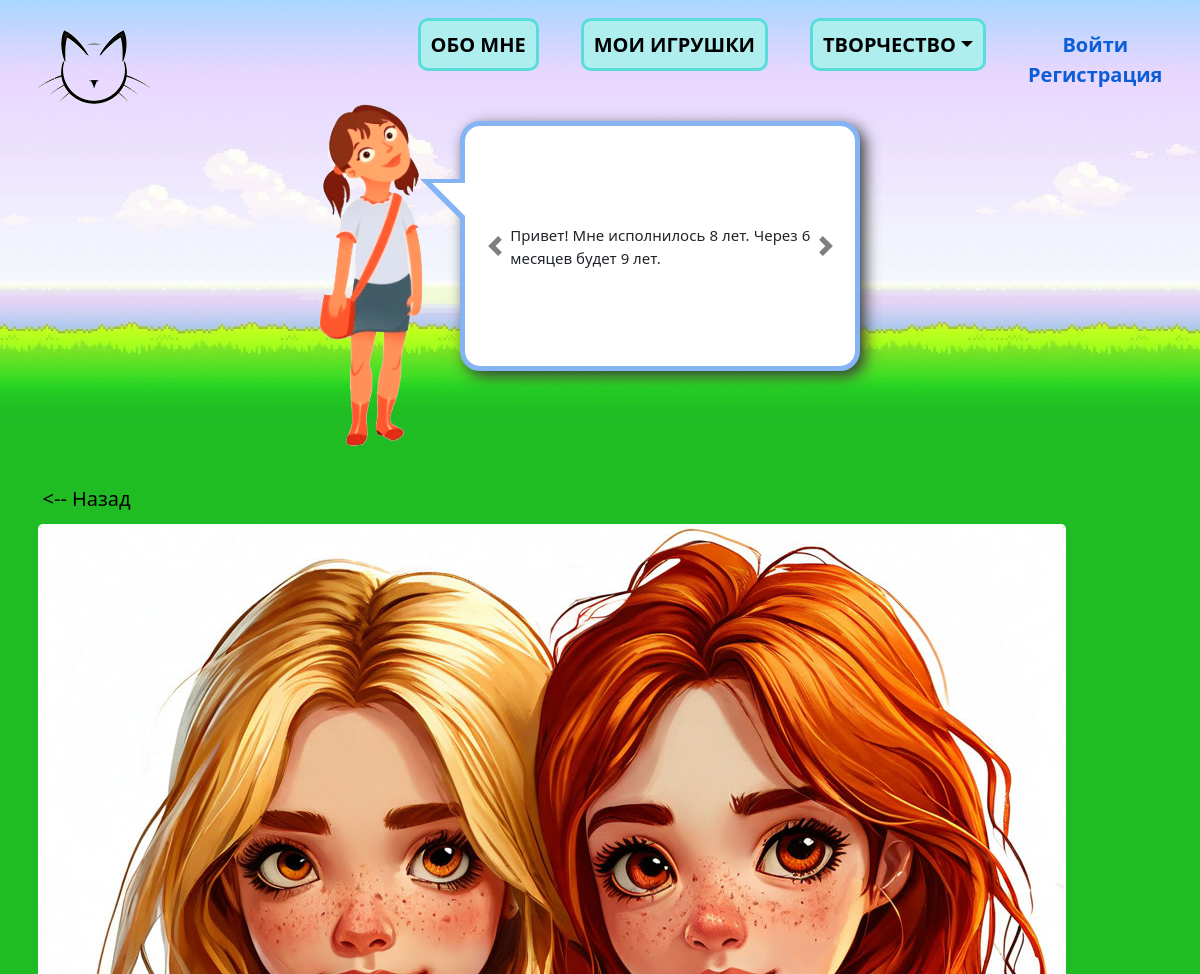
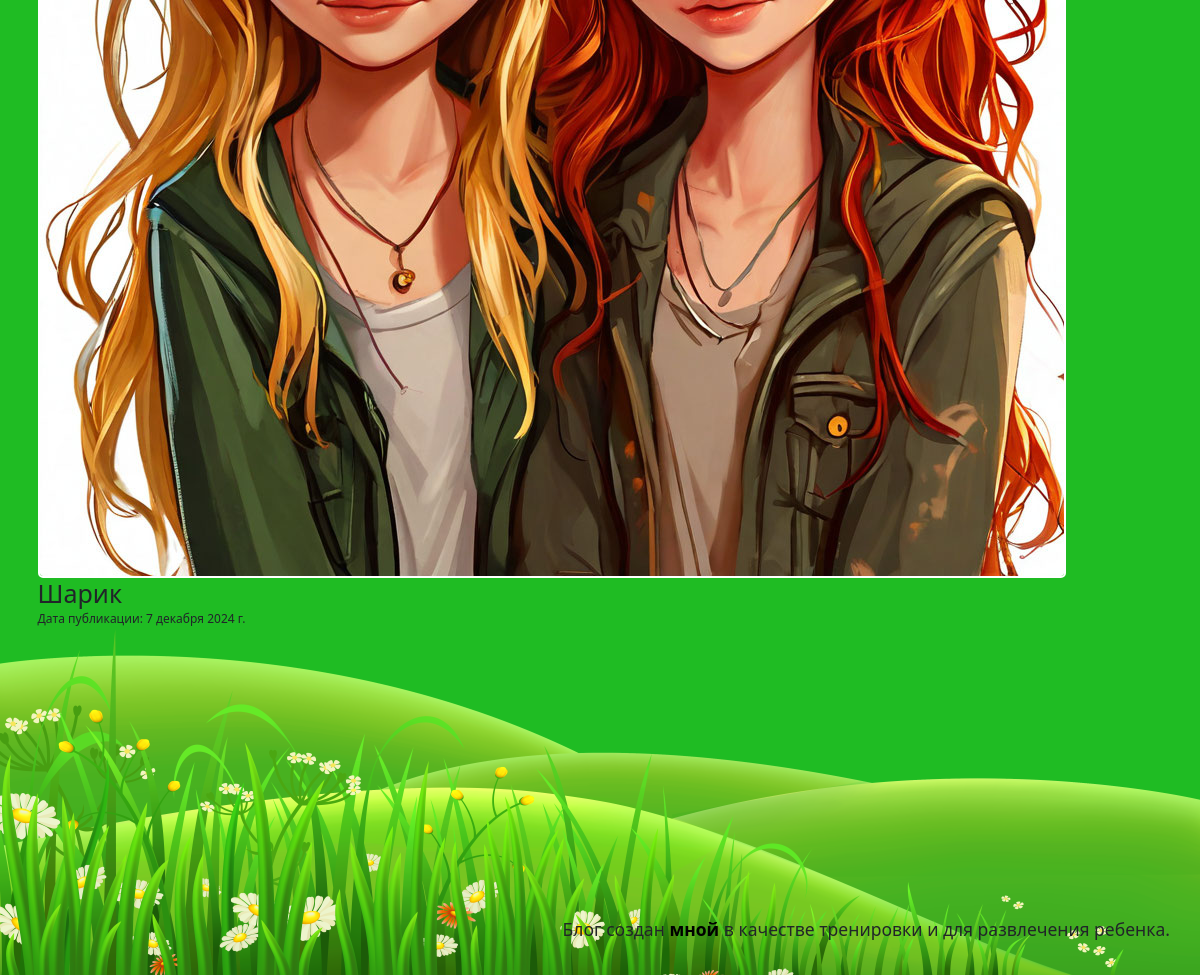
The app's page /poets/poets/1/ with its own data (2 pictures, top to bottom).
### information/models.py (models this page shows, shortened)
class Info(models.Model):
    name = models.CharField(max_length=100, verbose_name='О чём информация')
    text = RichTextField(verbose_name='Текст')
    is_published = models.BooleanField(default=False, verbose_name='Опубликовано?')
    date_created = models.DateTimeField(auto_now_add=True)
    class Meta:
        verbose_name_plural='Информация'

### poets/models.py (models this page shows, shortened)
class Poets(models.Model):
    image = models.ForeignKey(Image, on_delete=models.SET_NULL, null=True, blank=True, verbose_name='Изображение')
    name = models.CharField(max_length=50, null=True, blank=True, verbose_name='Название')
    content = RichTextField(null=True, blank=True, verbose_name='Текст')
    is_published = models.BooleanField(default=False, verbose_name='Опубликовано?')
    date_poets = models.DateField(null=True, blank=True, verbose_name='Дата изготовления')
    date_created = models.DateTimeField(auto_now_add=True, null=True, verbose_name='Дата создания')
    date_published = models.DateField(null=True, blank=True, verbose_name='Дата публикации')
    class Meta:
        verbose_name_plural = 'Стихи'

### media/models.py (models this page shows, shortened)
class Image(models.Model):
    CATEGORY = [
        ('about', 'Обо мне'),
        ('mytoys', 'Мои игрушки'),
        ('drawings', 'Рисунки'),
        ('crafts', 'Поделки'),
        ('lifehacks', 'Lifehacks'),
        ('activities', 'Активности'),
        ('poets', 'Поэт'),
    ]
    def get_upload_to(self, filename):
        return f'content/{self.category}/{filename}'
    category = models.CharField(max_length=10, choices=CATEGORY, verbose_name='Категория')
    image = models.ImageField(upload_to=get_upload_to, verbose_name='Изображение')
    class Meta:
        verbose_name_plural = 'Изображения'

### poets/views.py (the view)
# urls.py: path('poets/<int:item_id>/', views.poet_detail, name='poet_detail'),
def poet_detail(request, item_id):
    return detail_view(request, item_id, 'poets', 'creativity/poets/poet.html')

### displaying_sections/models.py (called while the page is built)
    def get_url(self):
        return reverse (self.url_section)

### utils.py (called while the page is built)
def get_section():
    sections_list = Section.objects.filter(is_active=True)
    return sections_list

def get_info():
    info_list = Info.objects.filter(is_published=True)
    return info_list

### templates/creativity/poets/poet.html (shortened to what this page needs)
{% extends 'base.html' %}
{% load static %}
{% block image %}
    <div class="block-last">
        <a class="last" href="{% url 'poets:index' %}"><-- Назад</a>
    </div>
    <img class="img-toys" src="{{ item.image.image.url }}" alt="">
{% endblock %}
{% block header %}
    <h1>{{ item.name }}</h1>
{% endblock %}
{% block content %}
    <div class="d-flex justify-content-between">
        <span class="date-published">Дата публикации: {{ item.date_published }}</span>
    </div>
{% endblock %}

### templates/information/info_cloud.html (shortened to what this page needs)
<div class="info-cloud">
    <div id="carouselExampleIndicators" class="carousel slide">
        <div class="carousel-inner">
            {% for info in info_list %}
                <div  class="carousel-item {% if forloop.first %}active{% endif %}">
                    {{ info.text|safe }}
                </div>
            {% endfor %}
        </div>
        {% if info_list|length > 1 %}
        <a role="button" class="carousel-control-prev" type="button" data-bs-target="#carouselExampleIndicators" data-bs-slide="prev">
            <span class="carousel-control-prev-icon" aria-hidden="true"></span>
        </a>
        <a role="button" class="carousel-control-next" type="button" data-bs-target="#carouselExampleIndicators" data-bs-slide="next">
            <span class="carousel-control-next-icon" aria-hidden="true"></span>
        </a>
        {% endif %}
       </div>
</div>

### static/css/style.css (style rules this page uses)
html { font-size: 10px; }
body { max-width: 1450px; margin: 0 auto; }
p, a, ul, li { margin: 0; padding: 0; }
.logout a, span { padding: 0; border: none; background: none; line-height: 1; }
.date-published { font-size: 1.2rem; margin-top: auto; }
.img-toys { border-radius: 5px; border: white solid 2px; }
.block-last { display: block; padding-bottom: 10px; }
.last { font-size: 2rem; text-decoration: none; color: #000; padding: 5px; border-radius: 5px; }
.info-cloud { display: inline-block; position: relative; font-size: 1.5rem; left: 35px; top: -80px; text-align: justify; border: 5px solid #84B4F3FF; background-color: #fff; border-radius: 20px; -moz-border-radius: 20px; -webkit-border-radius: 20px; box-shadow: 5px 5px 20px #b6b6b6; -moz-box-shadow: 5px 5px 20px #b6b6b6; -webkit-box-shadow: 5px 5px 15px #393939; width: 400px; height: 250px; }
.info-cloud:before { content: ""; position: absolute; width: 0; height: 0; border: 21px solid; border-color: #84B4F3FF #84B4F3FF transparent transparent; left: -45px; top: 53px; }
.info-cloud:after { content: ""; position: absolute; width: 0; height: 0; border: 17px solid; border-color: #fff #fff transparent transparent; left: -33px; top: 57px; }
.slide { height: 100%; padding: 0 45px; }
.carousel-inner { height: 100%; }
.carousel-item, .carousel-item.active { height: 100%; position: relative; }
.carousel-item p, .carousel-item.active p { position: absolute; top: 50%; transform: translate(0, -50%); }

### records on screen
Info: text "Привет! Мне исполнилось 8 лет. Через 6 месяцев будет 9 лет."
Poets: image.image (picture), name "Шарик", date_published "7 декабря 2024 г."
